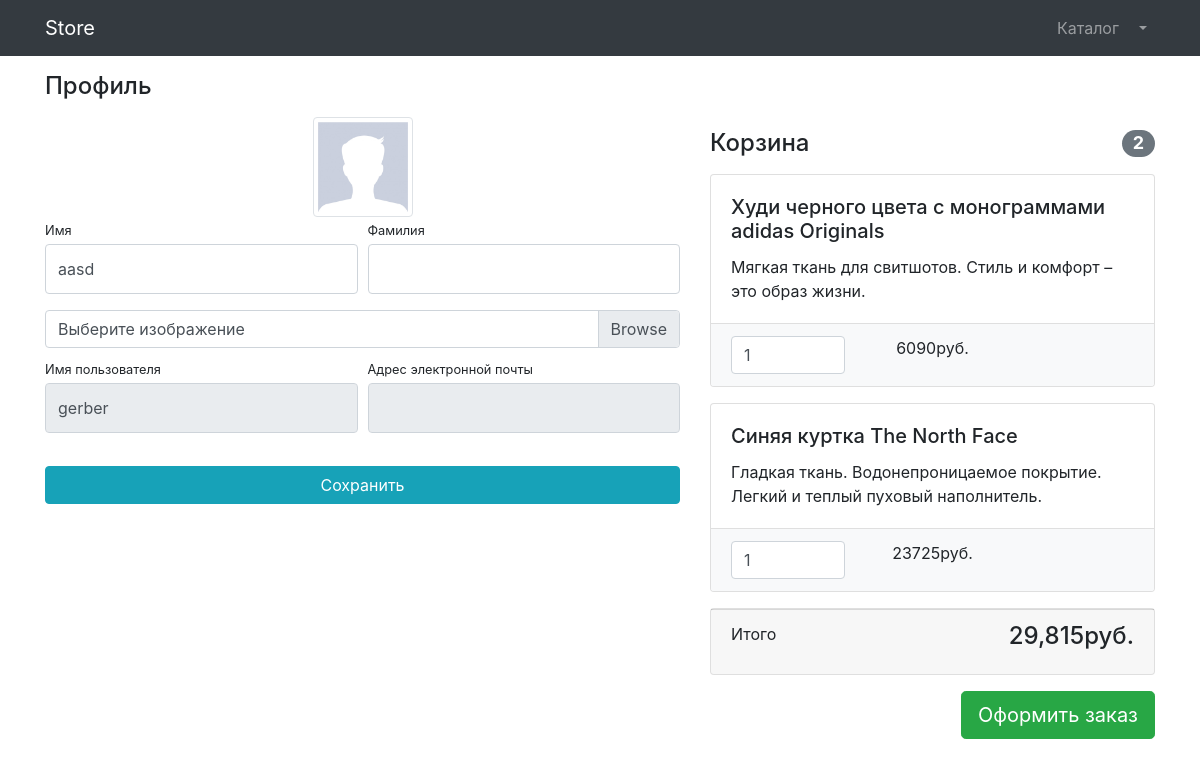
Page /users/profile/ (signed in) on the committed database.
### users/models.py (models this page shows)
class User(AbstractUser):
    image = models.ImageField(upload_to='users_images', null=True, blank=True)
    is_verified_email = models.BooleanField(default=False)

### products/models.py (models this page shows, shortened)
class Basket(models.Model):
    user = models.ForeignKey(to=User, on_delete=models.CASCADE, related_name='user')
    product = models.ForeignKey(to=Product, on_delete=models.CASCADE, related_name='product')
    quantity = models.PositiveIntegerField(default=0)
    created_timestamp = models.DateTimeField(auto_now_add=True)
    objects = BasketQuerySet.as_manager()
    def sum(self):
        return self.product.price * self.quantity

class Product(models.Model):
    title = models.CharField(max_length=128)
    description = models.TextField()
    price = models.PositiveIntegerField(default=0)
    image = models.ImageField(upload_to='products_images')
    category = models.ForeignKey(to=ProductCategory, on_delete=models.CASCADE, null=True, blank=True,
                                 related_name='products')
    quantity = models.PositiveIntegerField(default=1)

### users/views.py (the view)
# urls.py: path('profile/', UserProfileView.as_view(), name='profile'),
class UserProfileView(TitleMixin, LoginRequiredMixin, UpdateView):
    model = User
    form_class = UserProfileForm
    template_name = 'users/profile.html'
    title = 'Store - Профиль'
    success_url = reverse_lazy('users:profile')
    def get_object(self, queryset=None):
        return self.request.user

### users/forms.py
class UserProfileForm(UserChangeForm):
    first_name = forms.CharField(widget=forms.TextInput(attrs={
        'class': 'form-control py-4'
    }))
    last_name = forms.CharField(widget=forms.TextInput(attrs={
        'class': 'form-control py-4'
    }))
    image = forms.ImageField(widget=forms.FileInput(attrs={
        'class': 'custom-file-input'
    }), required=False)
    username = forms.CharField(widget=forms.TextInput(attrs={
        'class': 'form-control py-4', 'readonly': True
    }))
    email = forms.CharField(widget=forms.TextInput(attrs={
        'class': 'form-control py-4', 'readonly': True
    }))
    class Meta:
        model = User
        fields = ('first_name', 'last_name', 'image', 'username', 'email')

### common/views.py (called while the page is built)
    def get_context_data(self, **kwargs):
        context = super(TitleMixin, self).get_context_data()
        context['title'] = self.title
        return context

### products/context_processors.py (called while the page is built)
def baskets(request):
    user = request.user if request.user.is_authenticated else None
    if user is None:
        return {'baskets': []}
    return {'baskets': Basket.objects.filter(user=user)}

### products/models.py (called while the page is built)
    def total_sum(self):
        return sum(basket.sum() for basket in self)

    def total_quantity(self):
        return sum(basket.quantity for basket in self)

### users/templates/users/profile.html (shortened to what this page needs)
{% extends 'products/base.html' %}
{% load static %}
{% block css %}
<link href="../vendor/css/profile.css" rel="stylesheet">
{% endblock css %}
{% block content %}
<div class="container">
    <div class="row">
        <div class="col-lg-7">
            <h4 class="mt-3 mb-3">Профиль</h4>
            <div class="col-lg-12 text-center">
                <img width="100" height="100"
                    src="{% if user.image %}{{ user.image.url }}{% else %}{% static 'vendor/img/users/default_avatar.jpg' %}{% endif %}"
                    class="img-thumbnail">
            </div>
            <form action="{% url 'users:profile' %}" method="post" enctype="multipart/form-data">
                <div class="form-row">
                    <div class="col-lg-6">
                        <div class="form-group">
                            <label class="small mb-1" for="{{ form.first_name.id_for_label }}">Имя</label>
                            {{ form.first_name }}
                        </div>
                    </div>
                    <div class="col-lg-6">
                        <div class="form-group">
                            <label class="small mb-1" for="{{ form.last_name.id_for_label }}">Фамилия</label>
                            {{ form.last_name }}
                        </div>
                    </div>
                </div>
                <div class="form-row mb-2">
                    <div class="col-lg-12">
                        <div class="custom-file">
                            <label class="custom-file-label" for="{{ form.image.id_for_label }}">Выберите изображение</label>
                        </div>
                    </div>
                </div>
                <div class="form-row">
                    <div class="col-lg-6">
                        <label class="small mb-1" for="{{ form.username.id_for_label }}">Имя пользователя</label>
                        {{ form.username }}
                    </div>
                    <div class="col-lg-6">
                        <label class="small mb-1" for="{{ form.email.id_for_label }}">Адрес электронной
                            почты</label>
                        {{ form.email }}
                    </div>
                </div>
                <div class="form-row">
                    <div class="col-lg-12" style="margin-top: 33px;">
                        <input class="btn btn-info btn-block" type="submit" value="Сохранить">
                    </div>
                </div>
            </form>
        </div>
        <div class="col-lg-5" style="margin-top: 5%;">
        {% include 'products/baskets.html' %}
        </div>
    </div>
</div>
{% endblock content %}

### products/templates/products/baskets.html (shortened to what this page needs)
{% load humanize %}
{% if baskets.exists %}
<h4 class="mt-3 mb-3 d-flex justify-content-between align-items-center mb-3">
    Корзина <span class="badge badge-secondary badge-pill">{{ baskets.total_quantity }}</span>
</h4>
{% for basket in baskets %}
<div class="card mb-3">
    <div class="card-body">
        <h5 class="card-title">{{ basket.product.title }}</h5>
        <p class="card-text">{{ basket.product.description }}</p>
    </div>
    <ul class="list-group list-group-flush">
        <li class="list-group-item bg-light">
            <div class="row text-center">
                <div class="col-lg-4">
                    <input name="basketID" type="number" class="form-control"
                        value="{{ basket.quantity }}" min="0">
                </div>
                <div class="col-lg-4">{{ basket.sum }}руб.</div>
                <div class="col-lg-4">
                </div>
            </div>
        </li>
    </ul>
</div>
{% endfor %}
<div class="card mb-3">
    <div class="card-footer">
        <p class="float-left">Итого</p>
        <h4 class="float-right">{{ baskets.total_sum|intcomma }}руб.</h4>
    </div>
</div>
<a class="btn btn-success btn-lg float-right" href="{% url 'orders:order_create' %}">
    Оформить заказ
</a>
{% else %}
<h4 class="mt-3 mb-3 text-center">
    Корзина пуста.
</h4>
{% endif %}

### rows in the picture
User: first_name "aasd", username "gerber"
Basket: total_quantity "2", product "Худи черного цвета с монограммами adidas Originals", product.description "Мягкая ткань для свитшотов. Стиль и комфорт – это образ жизни.", basketID "1", sum "6090", total_sum "29,815"
Basket: product "Синяя куртка The North Face", product.description "Гладкая ткань. Водонепроницаемое покрытие. Легкий и теплый пуховый наполнитель.", basketID "1", sum "23725"
